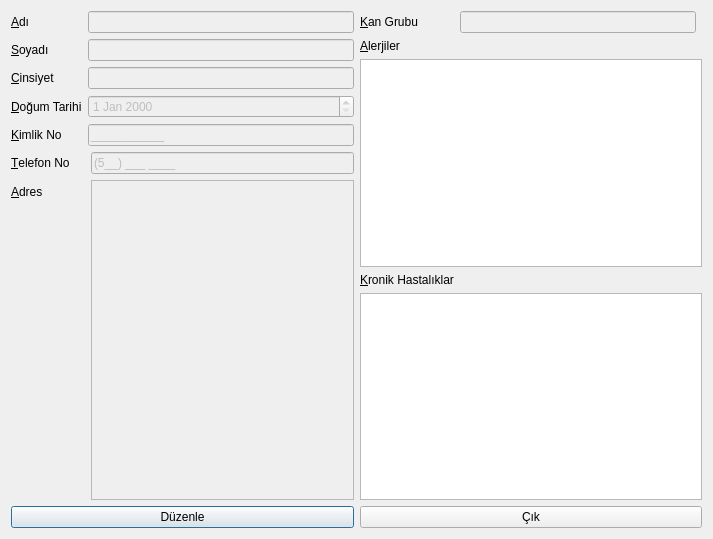
<?xml version="1.0" encoding="UTF-8"?>
<ui version="4.0">
 <class>dkHastaBilgi</class>
 <widget class="QDialog" name="dkHastaBilgi">
  <property name="geometry">
   <rect>
    <x>0</x>
    <y>0</y>
    <width>713</width>
    <height>539</height>
   </rect>
  </property>
  <property name="windowTitle">
   <string>Dialog</string>
  </property>
  <layout class="QGridLayout" name="gridLayout_2">
   <item row="0" column="0">
    <layout class="QFormLayout" name="formLayout">
     <item row="0" column="0">
      <widget class="QLabel" name="lblAdi">
       <property name="text">
        <string>&amp;Adı</string>
       </property>
       <property name="buddy">
        <cstring>leAdi</cstring>
       </property>
      </widget>
     </item>
     <item row="0" column="1">
      <widget class="QLineEdit" name="leAdi">
       <property name="enabled">
        <bool>false</bool>
       </property>
      </widget>
     </item>
     <item row="1" column="0">
      <widget class="QLabel" name="lblSoyadi">
       <property name="text">
        <string>&amp;Soyadı</string>
       </property>
       <property name="buddy">
        <cstring>leSoyadi</cstring>
       </property>
      </widget>
     </item>
     <item row="1" column="1">
      <widget class="QLineEdit" name="leSoyadi">
       <property name="enabled">
        <bool>false</bool>
       </property>
      </widget>
     </item>
     <item row="2" column="0">
      <widget class="QLabel" name="lblCinsiyet">
       <property name="text">
        <string>&amp;Cinsiyet</string>
       </property>
       <property name="buddy">
        <cstring>leCinsiyet</cstring>
       </property>
      </widget>
     </item>
     <item row="3" column="0">
      <widget class="QLabel" name="lblDogumTarihi">
       <property name="text">
        <string>&amp;Doğum Tarihi</string>
       </property>
       <property name="buddy">
        <cstring>deDogumTarihi</cstring>
       </property>
      </widget>
     </item>
     <item row="3" column="1">
      <widget class="QDateEdit" name="deDogumTarihi">
       <property name="enabled">
        <bool>false</bool>
       </property>
      </widget>
     </item>
     <item row="4" column="0">
      <widget class="QLabel" name="lblKimlikNo">
       <property name="text">
        <string>&amp;Kimlik No</string>
       </property>
       <property name="buddy">
        <cstring>leKimlikNo</cstring>
       </property>
      </widget>
     </item>
     <item row="4" column="1">
      <widget class="QLineEdit" name="leKimlikNo">
       <property name="enabled">
        <bool>false</bool>
       </property>
       <property name="inputMask">
        <string>00000000000;_</string>
       </property>
      </widget>
     </item>
     <item row="2" column="1">
      <widget class="QLineEdit" name="leCinsiyet">
       <property name="enabled">
        <bool>false</bool>
       </property>
      </widget>
     </item>
    </layout>
   </item>
   <item row="0" column="1" rowspan="2">
    <layout class="QGridLayout" name="gridLayout">
     <item row="4" column="0">
      <widget class="QLabel" name="lblKronikHastaliklar">
       <property name="text">
        <string>&amp;Kronik Hastalıklar</string>
       </property>
       <property name="buddy">
        <cstring>lwKronikHastaliklar</cstring>
       </property>
      </widget>
     </item>
     <item row="5" column="0" colspan="3">
      <widget class="QListWidget" name="lwKronikHastaliklar"/>
     </item>
     <item row="2" column="0" colspan="3">
      <widget class="QListWidget" name="lwAlerjiler"/>
     </item>
     <item row="3" column="2">
      <layout class="QFormLayout" name="formLayout_3"/>
     </item>
     <item row="1" column="0">
      <widget class="QLabel" name="lblAlerjiler">
       <property name="text">
        <string>&amp;Alerjiler</string>
       </property>
       <property name="buddy">
        <cstring>lwAlerjiler</cstring>
       </property>
      </widget>
     </item>
     <item row="0" column="0">
      <widget class="QLabel" name="lblKanGrubu">
       <property name="text">
        <string>&amp;Kan Grubu</string>
       </property>
       <property name="buddy">
        <cstring>leKanGrubu</cstring>
       </property>
      </widget>
     </item>
     <item row="0" column="1">
      <widget class="QLineEdit" name="leKanGrubu">
       <property name="enabled">
        <bool>false</bool>
       </property>
      </widget>
     </item>
     <item row="6" column="2">
      <layout class="QFormLayout" name="formLayout_4"/>
     </item>
    </layout>
   </item>
   <item row="1" column="0">
    <layout class="QFormLayout" name="formLayout_2">
     <item row="0" column="0">
      <widget class="QLabel" name="lblTel">
       <property name="text">
        <string>&amp;Telefon No     </string>
       </property>
       <property name="buddy">
        <cstring>leTel</cstring>
       </property>
      </widget>
     </item>
     <item row="0" column="1">
      <widget class="QLineEdit" name="leTel">
       <property name="enabled">
        <bool>false</bool>
       </property>
       <property name="inputMask">
        <string>(5##) ### ####;_</string>
       </property>
      </widget>
     </item>
     <item row="1" column="0">
      <widget class="QLabel" name="lblAdres">
       <property name="text">
        <string>&amp;Adres</string>
       </property>
       <property name="buddy">
        <cstring>teAdres</cstring>
       </property>
      </widget>
     </item>
     <item row="1" column="1">
      <widget class="QTextEdit" name="teAdres">
       <property name="enabled">
        <bool>false</bool>
       </property>
      </widget>
     </item>
    </layout>
   </item>
   <item row="2" column="0">
    <widget class="QPushButton" name="btnDuzenle">
     <property name="text">
      <string>Düzenle</string>
     </property>
    </widget>
   </item>
   <item row="2" column="1">
    <widget class="QPushButton" name="btnCik">
     <property name="text">
      <string>Çık</string>
     </property>
    </widget>
   </item>
  </layout>
 </widget>
 <resources/>
 <connections>
  <connection>
   <sender>btnCik</sender>
   <signal>clicked()</signal>
   <receiver>dkHastaBilgi</receiver>
   <slot>reject()</slot>
   <hints>
    <hint type="sourcelabel">
     <x>703</x>
     <y>529</y>
    </hint>
    <hint type="destinationlabel">
     <x>566</x>
     <y>483</y>
    </hint>
   </hints>
  </connection>
 </connections>
</ui>
